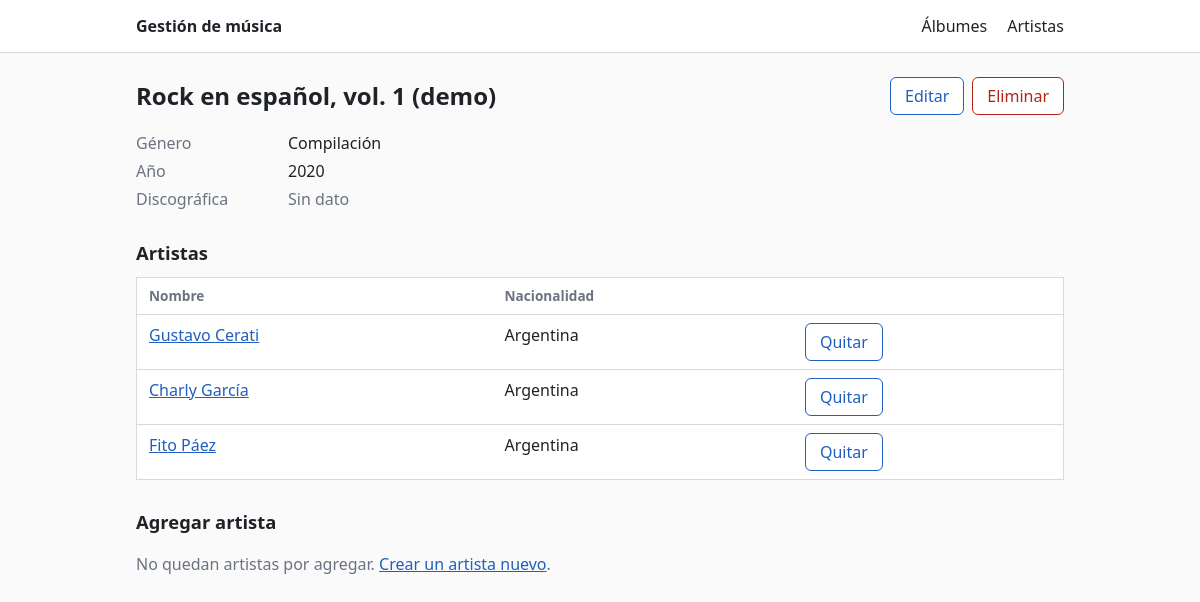
/albumes/4, run on the app's committed database.
### tables this page shows
CREATE TABLE Albumes (
    album_id         INT UNSIGNED      NOT NULL AUTO_INCREMENT,
    titulo           VARCHAR(150)      NOT NULL,
    genero           VARCHAR(60)       NOT NULL,
    anio_lanzamiento SMALLINT UNSIGNED NOT NULL,
    discografica     VARCHAR(100)      NULL,
    PRIMARY KEY (album_id),
    KEY idx_albumes_genero (genero),
    KEY idx_albumes_anio (anio_lanzamiento),
    CONSTRAINT chk_albumes_anio CHECK (anio_lanzamiento BETWEEN 1877 AND 2100)
);

CREATE TABLE Album_Artista (
    album_id   INT UNSIGNED NOT NULL,
    artista_id INT UNSIGNED NOT NULL,
    PRIMARY KEY (album_id, artista_id),
    KEY idx_album_artista_artista (artista_id),
    CONSTRAINT fk_aa_album   FOREIGN KEY (album_id)   REFERENCES Albumes (album_id)   ON DELETE CASCADE,
    CONSTRAINT fk_aa_artista FOREIGN KEY (artista_id) REFERENCES Artistas (artista_id) ON DELETE CASCADE
);

CREATE TABLE Artistas (
    artista_id       INT UNSIGNED NOT NULL AUTO_INCREMENT,
    nombre           VARCHAR(80)  NOT NULL,
    apellido         VARCHAR(80)  NOT NULL,
    fecha_nacimiento DATE         NULL,
    nacionalidad     VARCHAR(60)  NULL,
    PRIMARY KEY (artista_id),
    KEY idx_artistas_apellido_nombre (apellido, nombre)
);

### src/Support/View.php (called while the page is built, shortened)
<?php
final class View
{
    public static function render(string $plantilla, array $datos = [], int $estado = 200): void
    {
        $raiz = dirname(__DIR__, 2) . '/templates';
        extract($datos, EXTR_SKIP);
        require $raiz . '/' . $plantilla . '.php';
        $contenido = ob_get_clean();
        require $raiz . '/layout.php';
    }
}

### src/Controller/AlbumController.php (called while the page is built, shortened)
<?php
final class AlbumController
{
    public function detalle(int $id): void
    {
        View::render('albumes/detalle', [
            'album'       => $this->albumes->obtener($id),
            'artistas'    => $this->albumes->artistasDe($id),
            'disponibles' => $this->albumes->artistasDisponibles($id),
        ]);
    }
}

### public/index.php (called while the page is built, shortened)
<?php
require __DIR__ . '/../src/autoload.php';
$config = require __DIR__ . '/../config/config.php';
try {
    $pdo = Database::conectar($config['db']);
    $artistaRepo = new ArtistaRepository($pdo);
    $albumRepo = new AlbumRepository($pdo);
    $albumService = new AlbumService($albumRepo, $artistaRepo);
    $artistaService = new ArtistaService($artistaRepo);
    $albumes = new AlbumController($albumService);
    $artistas = new ArtistaController($artistaService);
    $router = new Router();
    $router->agregar('GET', '/', static fn () => View::redirigir('/albumes'));
    $router->agregar('GET', '/albumes', static fn () => $albumes->index($_GET));
    $router->agregar('GET', '/albumes/nuevo', static fn () => $albumes->nuevo());
    $router->agregar('POST', '/albumes', static fn () => $albumes->crear($_POST));
    $router->agregar('GET', '/albumes/(\d+)', static fn (int $id) => $albumes->detalle($id));
    $router->agregar('GET', '/albumes/(\d+)/editar', static fn (int $id) => $albumes->editar($id));
    $router->agregar('POST', '/albumes/(\d+)', static fn (int $id) => $albumes->actualizar($id, $_POST));
    $router->agregar('POST', '/albumes/(\d+)/eliminar', static fn (int $id) => $albumes->eliminar($id));
    $router->agregar('POST', '/albumes/(\d+)/artistas', static fn (int $id) => $albumes->vincularArtista($id, $_POST));
    $router->agregar('POST', '/albumes/(\d+)/artistas/(\d+)/quitar', static fn (int $id, int $artistaId) => $albumes->desvincularArtista($id, $artistaId));
    $router->agregar('GET', '/artistas', static fn () => $artistas->index($_GET));
    $router->agregar('GET', '/artistas/nuevo', static fn () => $artistas->nuevo());
    $router->agregar('POST', '/artistas', static fn () => $artistas->crear($_POST));
    $router->agregar('GET', '/artistas/(\d+)', static fn (int $id) => $artistas->detalle($id));
    $router->agregar('GET', '/artistas/(\d+)/editar', static fn (int $id) => $artistas->editar($id));
    $router->agregar('POST', '/artistas/(\d+)', static fn (int $id) => $artistas->actualizar($id, $_POST));
    $router->agregar('POST', '/artistas/(\d+)/eliminar', static fn (int $id) => $artistas->eliminar($id));
    $metodo = $_SERVER['REQUEST_METHOD'] ?? 'GET';
    $ruta = parse_url($_SERVER['REQUEST_URI'] ?? '/', PHP_URL_PATH) ?: '/';
    $router->despachar($metodo, $ruta);
} catch (NoEncontradoException $e) {
    View::render('error', ['codigo' => 404, 'mensaje' => $e->getMessage()], 404);
} catch (Throwable $e) {
    error_log((string) $e);
    View::render('error', [
        'codigo'  => 500,
        'mensaje' => $config['debug'] ? $e->getMessage() : 'Algo salió mal de nuestro lado. Inténtalo de nuevo en un momento.',
    ], 500);
}

### src/Repository/AlbumRepository.php (called while the page is built, shortened)
<?php
final class AlbumRepository
{
    public function buscar(int $id): ?Album
    {
        $stmt = $this->pdo->prepare('SELECT ' . self::COLUMNAS . ' FROM Albumes WHERE album_id = :id');
        $stmt->execute([':id' => $id]);
        $fila = $stmt->fetch();
        return $fila === false ? null : Album::desdeFila($fila);
    }
    public function artistasPorAlbum(array $albumIds): array
    {
        $marcadores = implode(',', array_fill(0, count($albumIds), '?'));
        $stmt = $this->pdo->prepare(
            "SELECT aa.album_id, a.artista_id, a.nombre, a.apellido, a.fecha_nacimiento, a.nacionalidad
               FROM Album_Artista aa
               JOIN Artistas a ON a.artista_id = aa.artista_id
              WHERE aa.album_id IN ($marcadores)
              ORDER BY a.apellido, a.nombre"
        );
        $stmt->execute(array_values($albumIds));
        $agrupados = [];
        foreach ($stmt->fetchAll() as $fila) {
            $agrupados[(int) $fila['album_id']][] = Artista::desdeFila($fila);
        }
        return $agrupados;
    }
}

### src/Service/AlbumService.php (called while the page is built, shortened)
<?php
final class AlbumService
{
    public function obtener(int $id): Album
    {
        return $this->albumes->buscar($id) ?? throw NoEncontradoException::album($id);
    }
    public function artistasDe(int $albumId): array
    {
        return $this->albumes->artistasPorAlbum([$albumId])[$albumId] ?? [];
    }
}

### src/Support/helpers.php (called while the page is built, shortened)
<?php
function e(?string $valor): string
{
    return htmlspecialchars((string) $valor, ENT_QUOTES | ENT_SUBSTITUTE, 'UTF-8');
}

### src/autoload.php (called while the page is built, shortened)
<?php
spl_autoload_register(static function (string $clase): void {
    $prefijo = 'Musica\\';
    $ruta = __DIR__ . '/' . str_replace('\\', '/', substr($clase, strlen($prefijo))) . '.php';
});
require_once __DIR__ . '/Support/helpers.php';

### src/Domain/Artista.php (called while the page is built, shortened)
<?php
final class Artista
{
    public function nombreCompleto(): string
    {
        return $this->nombre . ' ' . $this->apellido;
    }
}

### templates/albumes/detalle.php (the view, shortened to what this page needs)
<div class="barra">
    <h1><?= e($album->titulo) ?></h1>
    <div class="acciones">
        <a class="boton sec" href="/albumes/<?= $album->id ?>/editar">Editar</a>
        <form method="post" action="/albumes/<?= $album->id ?>/eliminar"
              onsubmit="return confirm('¿Eliminar este álbum? Los artistas no se borran.');">
            <button type="submit" class="peligro">Eliminar</button>
        </form>
    </div>
</div>
<dl>
    <dt>Género</dt><dd><?= e($album->genero) ?></dd>
    <dt>Año</dt><dd><?= $album->anioLanzamiento ?></dd>
    <dt>Discográfica</dt><dd><?= e($album->discografica) ?: '<span class="tenue">Sin dato</span>' ?></dd>
</dl>
<h2>Artistas</h2>
<?php if ($artistas === []): ?>
    <p class="vacio">Este álbum todavía no tiene artistas.</p>
<?php else: ?>
    <table>
        <thead><tr><th>Nombre</th><th>Nacionalidad</th><th></th></tr></thead>
        <tbody>
        <?php foreach ($artistas as $artista): ?>
            <tr>
                <td><a href="/artistas/<?= $artista->id ?>"><?= e($artista->nombreCompleto()) ?></a></td>
                <td><?= e($artista->nacionalidad) ?: '<span class="tenue">-</span>' ?></td>
                <td>
                    <form method="post" action="/albumes/<?= $album->id ?>/artistas/<?= $artista->id ?>/quitar">
                        <button type="submit" class="sec">Quitar</button>
                    </form>
                </td>
            </tr>
        <?php endforeach; ?>
        </tbody>
    </table>
<?php endif; ?>
<h2>Agregar artista</h2>
<?php if ($disponibles === []): ?>
    <p class="vacio">No quedan artistas por agregar. <a href="/artistas/nuevo">Crear un artista nuevo</a>.</p>
<?php endif; ?>

### src/Http/Router.php (shortened to what this page needs)
<?php
final class Router
{
    private array $rutas = [];
    public function agregar(string $metodo, string $patron, callable $manejador): void
    {
        $this->rutas[] = [$metodo, '#^' . $patron . '$#', $manejador];
    }
    public function despachar(string $metodo, string $ruta): void
    {
        $ruta = $ruta === '/' ? '/' : rtrim($ruta, '/');
        foreach ($this->rutas as [$metodoRuta, $regex, $manejador]) {
            if ($metodoRuta === $metodo && preg_match($regex, $ruta, $coincidencias) === 1) {
                array_shift($coincidencias);
                $manejador(...array_map('intval', $coincidencias));
                return;
            }
        }
        throw NoEncontradoException::ruta($ruta);
    }
}

### templates/layout.php (shortened to what this page needs)
<!DOCTYPE html>
<html lang="es">
<head>
</head>
<body>
<header>
    <nav>
        <span class="marca">Gestión de música</span>
        <a href="/albumes">Álbumes</a>
        <a href="/artistas">Artistas</a>
    </nav>
</header>
<main>
    <?= $contenido ?>
</main>
</body>
</html>

### templates/layout.php (style rules this page uses)
:root { --borde: #d9d9d9; --texto: #1f2328; --tenue: #6b7280; --acento: #1f5fbf; --error: #b42318; --ok: #1a7f37; }
* { box-sizing: border-box; }
body { font: 16px/1.5 system-ui, sans-serif; color: var(--texto); margin: 0; background: #fafafa; }
header { background: #fff; border-bottom: 1px solid var(--borde); }
nav, main { max-width: 960px; margin: 0 auto; padding: 0 16px; }
nav { display: flex; gap: 20px; align-items: center; height: 52px; }
nav .marca { font-weight: 600; margin-right: auto; }
nav a { text-decoration: none; color: var(--texto); }
main { padding-top: 24px; padding-bottom: 48px; }
a { color: var(--acento); }
h1 { font-size: 1.5rem; margin: 0; }
.barra { display: flex; justify-content: space-between; align-items: center; margin-bottom: 16px; gap: 12px; flex-wrap: wrap; }
.boton, button { display: inline-block; font: inherit; padding: 6px 14px; border: 1px solid var(--acento); background: var(--acento); color: #fff; border-radius: 6px; text-decoration: none; cursor: pointer; }
.boton.sec, button.sec { background: #fff; color: var(--acento); }
button.peligro { background: #fff; color: var(--error); border-color: var(--error); }
table { width: 100%; border-collapse: collapse; background: #fff; border: 1px solid var(--borde); }
th, td { text-align: left; padding: 8px 12px; border-bottom: 1px solid var(--borde); vertical-align: top; }
th { font-size: .85rem; color: var(--tenue); font-weight: 600; }
.tenue, .vacio { color: var(--tenue); }
.acciones { display: flex; gap: 8px; align-items: center; flex-wrap: wrap; }
.acciones form { margin: 0; }
dl { display: grid; grid-template-columns: 140px 1fr; gap: 4px 12px; margin: 0 0 24px; }
dt { color: var(--tenue); }
dd { margin: 0; }
h2 { font-size: 1.15rem; margin: 28px 0 10px; }

### data on the page
albumes: titulo "Rock en español, vol. 1 (demo)", genero "Compilación", anio_lanzamiento "2020", discografica "Sin dato"
album_artista: artista.apellido "Gustavo Cerati", artista.nacionalidad "Argentina"
album_artista: artista.apellido "Charly García", artista.nacionalidad "Argentina"
album_artista: artista.apellido "Fito Páez", artista.nacionalidad "Argentina"
